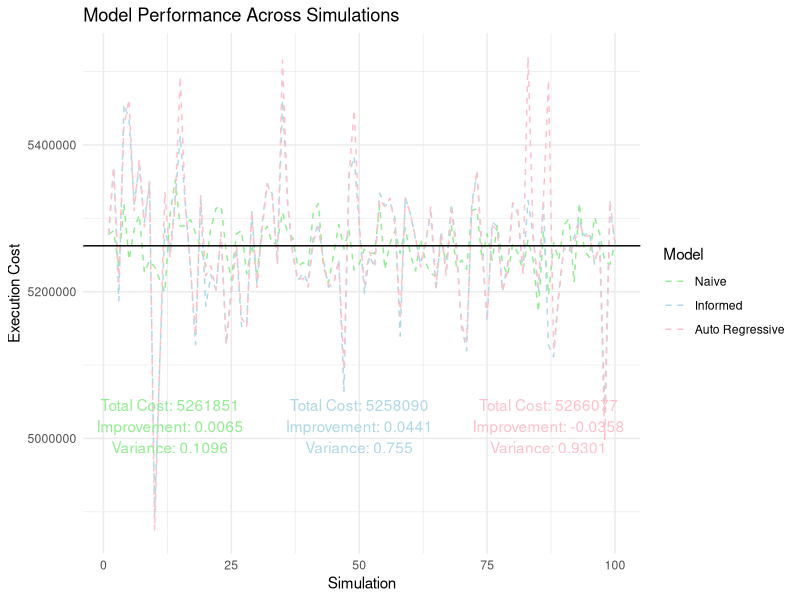

This chart was generated by the following R code:
## ---- chunk 1
library(ggplot2)

#Simulation Parameters
SIMULATIONS = 100
Simulations = seq(1, SIMULATIONS, 1)
TIMES = 20
PRICE = 50
SHARES = 100000

#Model Parameters
o = 5*(10^-5)
y = 5*(10^0)
p = 5*(10^-1)
var_e = (0.125)^2
var_n = 0.001
## ---- chunk 2
Cost1 = NULL
Improvement1 = NULL
Theoretical1 = NULL

for (s in 1:SIMULATIONS){ #100 simulations
  set.seed(s)
  t = TIMES #time periods

  P = NULL; P[1] = PRICE #Price vector
  B = NULL; B[1] = 0 #Order vector
  S = NULL; S[1] = SHARES #Share remaining vector
  V = NULL; V[1] = 0 #Expected total cost vector
  A = NULL; A[1] = 0 #Actual total cost vector

  e = rnorm(n=t, mean=0, sd=sqrt(var_e)) #Epsilon calibrated to be $0.125 or one 'tick' (per period)

  for (i in 2:(t+1)){ #Calculating optimal order size
    B[i] = S[i-1]/(t-i+2) #Order size
    S[i] = S[i-1] - B[i] #Shares remaining
  
    P[i] = P[i-1] + o*B[i] + e[i-1] #Price equation
  
    V[i] = S[i-1]*P[i-1] + ((o*(S[i-1]^2))/(2))*((t-i+3)/(t-i+2)) #Expected cost
    A[i] = A[i-1] + P[i]*B[i] #Actual cost
  }

  # DF = data.frame(`Period` = seq(0, t, 1),
  #                 `Price` = P,
  #                 `Shares Bought` = B,
  #                 `Shares Remaining` = S,
  #                 `Accumulated Cost` = A,
  #                 `expected Cost` = V); DF

  #cat("Actual Cost:", A[T+1], "\n")
  #cat("Expected Cost:", V[2], "\n")
  #cat("Improvement:", (V[2]-A[T+1])/S[1], "\n")
  
  Cost1[s] = A[t+1]
  Improvement1[s] = (V[2]-A[t+1])/S[1]
  Theoretical1 = V[2]
}
## ---- chunk 3
Cost2 = NULL
Improvement2 = NULL
Theoretical2 = NULL

for (s in 1:SIMULATIONS){ #100 simulations
  set.seed(s)
  t = TIMES #Time periods
  
  P = NULL; P[1] = PRICE #Price Vector
  B = NULL; B[1] = 0 #Order vector
  S = NULL; S[1] = SHARES #Share remaining vector
  X = NULL; X[1] = 0 #Information vector
  V = NULL; V[1] = 0 #Expected total cost vector
  A = NULL; A[1] = 0 #Actual total cost vector

  e = rnorm(n=t, mean=0, sd=sqrt(var_e)) #Epsilon (price noise) calibrated to be $0.125 or one 'tick' (per period)
  n = rnorm(n=t, mean=0, sd=sqrt(var_n)) #Eta (information noise)

  #Bellman parameters
  a = NULL; a[1] = o
  b = NULL; b[1] = y
  c = NULL; c[1] = 0
  d = NULL; d[1] = 0
  d1 = NULL; d1[1] = 1
  d2 = NULL; d2[1] = 0

  for (i in 2:t){ #Calculating parameters
    a[i] = (o*(i+1))/(2*i)
    b[i] = y + (o*p*b[i-1])/(2*a[i-1])
    c[i] = (p^2)*c[i-1] - ((p^2)*(b[i-1]^2))/(4*a[i-1])
    d[i] = d[i-1] + c[i-1]*var_n
    d1[i] = (1/i)
    d2[i] = (p*b[i-1])/(2*a[i-1])
  }

  for (i in 2:(t+1)){ #Calculating optimal costs
    B[i] = d1[t-i+2]*S[i-1] + d2[t-i+2]*X[i-1] #Order size
    S[i] = S[i-1] - B[i] #Shares size
  
    X[i] = p*X[i-1] + n[i-1] #Information equation
    P[i] = P[i-1] + o*B[i] + y*X[i] + e[i-1] #Price equation

    V[i] = S[i-1]*P[i-1] + a[t-i+2]*(S[i-1]^2) + b[t-i+2]*X[i-1]*S[i-1] + c[t-i+2]*(X[i-1]^2) + d[t-i+2] #Expected cost
    A[i] = A[i-1] + P[i]*B[i] #Actual cost
  }

  # DF = data.frame(`Period` = seq(0, t, 1),
  #                 `Price` = P,
  #                 `Shares Bought` = B,
  #                 `Shares Remaining` = S,
  #                 `Market Information` = y*X,
  #                 `Accumulated Cost` = A,
  #                 `Expected Cost` = V); DF
# 
#   Parameters = data.frame(`a`=a,
#                           `b`=b,
#                           `c`=c,
#                           `d`=d,
#                           `d1`=d1,
#                           `d2`=d2); Parameters

  #cat("Actual Cost:", A[t+1], "\n")
  #cat("Expected Cost:", V[2], "\n")
  #cat("Improvement:", (V[2]-A[t+1])/S[1], "\n")
  
  Cost2[s] = A[t+1]
  Improvement2[s] = (V[2]-A[t+1])/S[1]
  Theoretical2 = V[2]
}
## ---- chunk 4
Cost = NULL

for (s in 1:SIMULATIONS){
  set.seed(s)
  # Time Periods
  T = 20

  # True Model Parameters
  Theta = o; Gamma = y; Rho = p

  # Auto-regressive Model Parameters
  Theta_hat = NULL; Gamma_hat = NULL; Rho_hat = NULL
  Theta_hat[1] = 0;  Gamma_hat[1] = 0;  Rho_hat[1] = 0

  # Initial Values
  P = NULL; X = NULL; B = NULL; S = NULL;
  P[1] = 50; X[1] = 0; B[1] = 0; S[1] = 100000

  # Initial Randomness
  #epsilon = NULL; eta = NULL
  #epsilon[1] = 0; eta[1] = 0
  
  epsilon = rnorm(n=T, mean=0, sd=sqrt(var_e)) #Epsilon (price noise) calibrated to be $0.125 or one 'tick' (per period)
  eta = rnorm(n=T, mean=0, sd=sqrt(var_n)) #Eta (information noise)
  
  for (t in 2:(T+1)){
  
    # Generating Randomness at t
    #epsilon[t] = rnorm(1, 0, sqrt(var_epsilon))
    #eta[t] = rnorm(1, 0, sqrt(var_eta))
  
    # Bellman parameters
    a = NULL; b = NULL; f = NULL; 
    a[1] = Theta_hat[t-1];  b[1] = Gamma_hat[t-1]; f[1] = 0
  
    for (i in 2:T){
      a[i] = (Theta_hat[t-1]*(i+1))/(2*(i))
      b[i] = Gamma_hat[t-1] + (Theta_hat[t-1]*Rho_hat[t-1]*b[i-1])/(2*a[i-1])
      f[i] = (Rho_hat[t-1]*b[i-1])/(2*a[i-1])
    }
  
    # Calculating B, S, X, P at t
    B[t] = S[t-1]/(T-t+2) + ifelse(is.na(f[T-t+2]), 0, f[T-t+2])*X[t-1]
    S[t] = S[t-1] - B[t]
    X[t] = Rho*X[t-1] + eta[t-1]
    P[t] = P[t-1] + Theta*B[t] + Gamma*X[t] + epsilon[t-1]
  
    if (t == 2) {
      Rho_hat[t] = 0
      Theta_hat[t] = 0
      Gamma_hat[t] = 0
      
    } else{
      # Solving p = Cov(X[t], X[t-1])/Var(X[t])
      Rho_hat[t] = sum(X[2:t]*X[1:(t-1)])/sum(X[1:t]^2)
  
      # Solving A*x = b
      A = matrix(c(sum(B[2:t]^2), sum(X[2:t]*B[2:t]),
                   sum(X[2:t]*B[2:t]), sum(X[2:t]^2)), ncol=2)
      b = matrix(c(sum((P[2:t]-P[1:(t-1)])*B[2:t]),
                   sum((P[2:t]-P[1:(t-1)])*X[2:t])), ncol=1)
      x = solve(A) %*% b
      Theta_hat[t] = x[1]
      Gamma_hat[t] = x[2]
    }
  }
  Cost[s] = sum(P[2:(T+1)]*B[2:(T+1)])
}

#Trial = data.frame("Price" = P, "Information" = X, "Shares Bought" = B, "Shares Outstanding" = S,
#                   "Theta Hat" = Theta_hat, "Gamma Hat" = Gamma_hat, "Rho Hat" = Rho_hat)

#Trial; cat("Total Execution Cost:", sum(P[2:(T+1)]*B[2:(T+1)]))
## ---- chunk 5
sim = ggplot()+
  geom_line(aes(x=Simulations, y=Cost1, color='Naive'),linetype='dashed') + 
  geom_line(aes(x=Simulations, y=Cost2, color='Informed'), linetype='dashed') + 
  geom_line(aes(x=Simulations, y=Cost, color='Auto Regressive'), linetype='dashed') + 
  geom_hline(yintercept=Theoretical1, color='black', linetype='solid') +
  #geom_text(aes(x=0.15*SIMULATIONS, y=Theoretical1-sd(Cost3)*2.25, label=paste('Expected Cost:', round(Theoretical1))), color='green') +
  geom_text(aes(x=0.13*SIMULATIONS, y=Theoretical1-sd(Cost)*2.25, label=paste('Total Cost:', round(mean(Cost1)))), color='lightgreen') +
  geom_text(aes(x=0.13*SIMULATIONS, y=Theoretical1-sd(Cost)*2.85, label=paste('Variance:', round(var(Cost1)/(SHARES^2), 4))), color='lightgreen') +
  geom_text(aes(x=0.13*SIMULATIONS, y=Theoretical1-sd(Cost)*2.55, label=paste('Improvement:', round((Theoretical1-mean(Cost1))/SHARES, 4))), color='lightgreen') +
  #geom_text(aes(x=0.45*SIMULATIONS, y=Theoretical1-sd(Cost3)*2.25, label=paste('Expected Cost:', round(Theoretical2))), color='blue') +
  geom_text(aes(x=0.50*SIMULATIONS, y=Theoretical1-sd(Cost)*2.25, label=paste('Total Cost:', round(mean(Cost2)))), color='lightblue') +
  geom_text(aes(x=0.50*SIMULATIONS, y=Theoretical1-sd(Cost)*2.85, label=paste('Variance:', round(var(Cost2)/(SHARES^2), 4))), color='lightblue') +
  geom_text(aes(x=0.50*SIMULATIONS, y=Theoretical1-sd(Cost)*2.55, label=paste('Improvement:', round((Theoretical1-mean(Cost2))/SHARES, 4))), color='lightblue') +
  #geom_text(aes(x=0.75*SIMULATIONS, y=Theoretical1-sd(Cost3)*2.25, label=paste('Expected Cost:', round(Theoretical2))), color='red') +
  geom_text(aes(x=0.87*SIMULATIONS, y=Theoretical1-sd(Cost)*2.25, label=paste('Total Cost:', round(mean(Cost)))), color='pink') +
  geom_text(aes(x=0.87*SIMULATIONS, y=Theoretical1-sd(Cost)*2.85, label=paste('Variance:', round(var(Cost)/(SHARES^2), 4))), color='pink') +
  geom_text(aes(x=0.87*SIMULATIONS, y=Theoretical1-sd(Cost)*2.55, label=paste('Improvement:', round((Theoretical1-mean(Cost))/SHARES, 4))), color='pink') +
  labs(x='Simulation', y='Execution Cost', title="Model Performance Across Simulations") + 
  scale_color_manual(name='Model',
                     breaks=c('Naive', 'Informed', 'Auto Regressive'),
                     values=c('Naive'='lightgreen', 'Informed'='lightblue', 'Auto Regressive'='pink')) + theme_minimal(); sim


